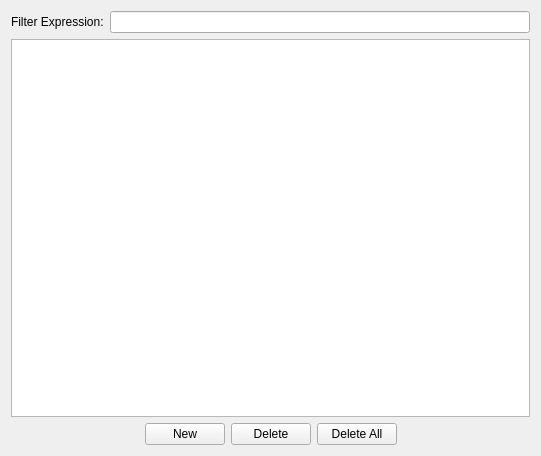
<?xml version="1.0" encoding="UTF-8"?>
<ui version="4.0">
<comment> Begin CVS Header </comment>
<comment>   $Source: /Volumes/Home/Users/shoops/cvs/copasi_dev/copasi/UI/CQCompartmentsWidget.ui,v $ </comment>
<comment>   $Revision: 1.6 $ </comment>
<comment>   $Name:  $ </comment>
<comment>   $Author: aekamal $ </comment>
<comment>   $Date: 2010/01/11 15:30:51 $ </comment>
<comment> End CVS Header </comment>

<comment> Copyright (C) 2008 by Pedro Mendes, Virginia Tech Intellectual </comment>
<comment> Properties, Inc., EML Research, gGmbH, University of Heidelberg, </comment>
<comment> and The University of Manchester. </comment>
<comment> All rights reserved. </comment>

 <comment> All rights reserved. </comment>
 <class>CQCompartmentsWidget</class>
 <widget class="CopasiWidget" name="CQCompartmentsWidget">
  <property name="geometry">
   <rect>
    <x>0</x>
    <y>0</y>
    <width>541</width>
    <height>456</height>
   </rect>
  </property>
  <property name="caption" stdset="0">
   <string>Compartments</string>
  </property>
  <layout class="QGridLayout">
   <item row="8" column="0" colspan="2">
    <layout class="QHBoxLayout">
     <item>
      <spacer name="horizontalSpacerLeft">
       <property name="orientation">
        <enum>Qt::Horizontal</enum>
       </property>
       <property name="sizeHint" stdset="0">
        <size>
         <width>40</width>
         <height>20</height>
        </size>
       </property>
      </spacer>
     </item>
     <item>
      <widget class="QPushButton" name="mpBtnNew">
       <property name="text">
        <string>New</string>
       </property>
      </widget>
     </item>
     <item>
      <widget class="QPushButton" name="mpBtnDelete">
       <property name="focusPolicy">
        <enum>Qt::NoFocus</enum>
       </property>
       <property name="text">
        <string>Delete</string>
       </property>
      </widget>
     </item>
     <item>
      <widget class="QPushButton" name="mpBtnClear">
       <property name="focusPolicy">
        <enum>Qt::NoFocus</enum>
       </property>
       <property name="text">
        <string>Delete All</string>
       </property>
      </widget>
     </item>
     <item>
      <spacer name="horizontalSpacerRight">
       <property name="orientation">
        <enum>Qt::Horizontal</enum>
       </property>
       <property name="sizeHint" stdset="0">
        <size>
         <width>40</width>
         <height>20</height>
        </size>
       </property>
      </spacer>
     </item>
    </layout>
   </item>
   <item row="6" column="0" colspan="2">
    <widget class="QTableView" name="mpTblCompartments">
     <property name="editTriggers">
      <set>QAbstractItemView::DoubleClicked|QAbstractItemView::EditKeyPressed|QAbstractItemView::SelectedClicked</set>
     </property>
     <property name="alternatingRowColors">
      <bool>true</bool>
     </property>
     <property name="selectionMode">
      <enum>QAbstractItemView::ExtendedSelection</enum>
     </property>
     <property name="selectionBehavior">
      <enum>QAbstractItemView::SelectRows</enum>
     </property>
     <property name="sortingEnabled">
      <bool>true</bool>
     </property>
    </widget>
   </item>
   <item row="3" column="0" rowspan="3" colspan="2">
    <layout class="QHBoxLayout" name="horizontalLayout">
     <item>
      <widget class="QLabel" name="label">
       <property name="text">
        <string>Filter Expression:</string>
       </property>
      </widget>
     </item>
     <item>
      <widget class="QLineEdit" name="mpLEFilter"/>
     </item>
    </layout>
   </item>
  </layout>
 </widget>
 <layoutdefault spacing="6" margin="11"/>
 <pixmapfunction>qPixmapFromMimeSource</pixmapfunction>
 <customwidgets>
  <customwidget>
   <class>CopasiWidget</class>
   <extends>QWidget</extends>
   <header>copasiWidget.h</header>
   <container>1</container>
  </customwidget>
 </customwidgets>
 <tabstops>
  <tabstop>mpTblCompartments</tabstop>
  <tabstop>mpBtnDelete</tabstop>
  <tabstop>mpBtnClear</tabstop>
 </tabstops>
 <includes>
  <include location="global">vector</include>
  <include location="local">copasi/UI/copasiWidget.h</include>
 </includes>
 <resources/>
 <connections>
  <connection>
   <sender>mpBtnClear</sender>
   <signal>pressed()</signal>
   <receiver>CQCompartmentsWidget</receiver>
   <slot>slotBtnClearClicked()</slot>
   <hints>
    <hint type="sourcelabel">
     <x>334</x>
     <y>443</y>
    </hint>
    <hint type="destinationlabel">
     <x>20</x>
     <y>20</y>
    </hint>
   </hints>
  </connection>
  <connection>
   <sender>mpBtnDelete</sender>
   <signal>pressed()</signal>
   <receiver>CQCompartmentsWidget</receiver>
   <slot>slotBtnDeleteClicked()</slot>
   <hints>
    <hint type="sourcelabel">
     <x>253</x>
     <y>443</y>
    </hint>
    <hint type="destinationlabel">
     <x>20</x>
     <y>20</y>
    </hint>
   </hints>
  </connection>
  <connection>
   <sender>mpTblCompartments</sender>
   <signal>doubleClicked(QModelIndex)</signal>
   <receiver>CQCompartmentsWidget</receiver>
   <slot>slotDoubleClicked(QModelIndex)</slot>
   <hints>
    <hint type="sourcelabel">
     <x>270</x>
     <y>212</y>
    </hint>
    <hint type="destinationlabel">
     <x>270</x>
     <y>227</y>
    </hint>
   </hints>
  </connection>
  <connection>
   <sender>mpBtnNew</sender>
   <signal>pressed()</signal>
   <receiver>CQCompartmentsWidget</receiver>
   <slot>slotBtnNewClicked()</slot>
   <hints>
    <hint type="sourcelabel">
     <x>189</x>
     <y>434</y>
    </hint>
    <hint type="destinationlabel">
     <x>270</x>
     <y>227</y>
    </hint>
   </hints>
  </connection>
 </connections>
</ui>
